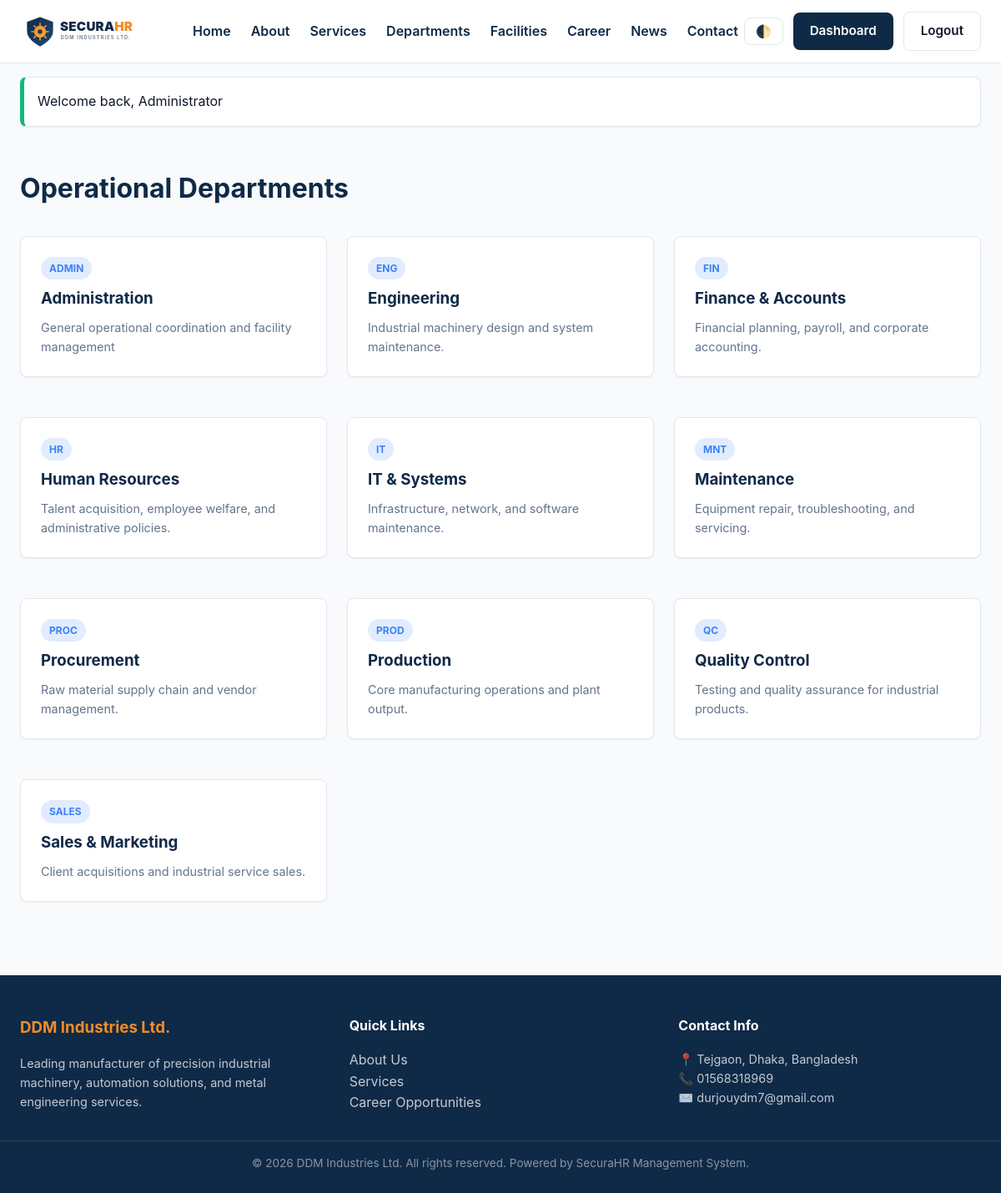
The app's page /public/departments.php (signed in) with its own data.
### tables this page shows
CREATE TABLE IF NOT EXISTS `departments` (
  `id` INT UNSIGNED AUTO_INCREMENT PRIMARY KEY,
  `code` VARCHAR(20) NOT NULL UNIQUE,
  `name` VARCHAR(100) NOT NULL,
  `description` TEXT NULL,
  `status` ENUM('active', 'inactive') NOT NULL DEFAULT 'active',
  `created_at` TIMESTAMP DEFAULT CURRENT_TIMESTAMP
);

### public/departments.php (the view)
<?php
require_once __DIR__ . '/../includes/header.php';
$pdo = getDBConnection();
$departments = $pdo->query("SELECT * FROM departments WHERE status = 'active' ORDER BY name ASC")->fetchAll();
?>
<div class="container" style="margin-top: 3rem;">
  <h1 style="color: var(--primary); margin-bottom: 2rem;">Operational Departments</h1>
  <div style="display: grid; grid-template-columns: repeat(auto-fit, minmax(280px, 1fr)); gap: 1.5rem;">
    <?php foreach ($departments as $dept): ?>
      <div class="card">
        <span class="badge badge-info"><?= htmlspecialchars($dept['code']) ?></span>
        <h3 style="color: var(--primary); margin: 0.5rem 0;"><?= htmlspecialchars($dept['name']) ?></h3>
        <p style="color: var(--text-muted); font-size: 0.9rem;"><?= htmlspecialchars($dept['description']) ?></p>
      </div>
    <?php endforeach; ?>
  </div>
</div>
<?php
require_once __DIR__ . '/../includes/footer.php';
?>

### css/style.css (style rules this page uses)
:root { --primary: #0F2A47; --primary-hover: #163B63; --accent: #F28C28; --accent-hover: #E07B17; --bg-main: #F8FAFC; --bg-card: #FFFFFF; --text-main: #0F172A; --text-muted: #64748B; --border-color: #E2E8F0; --success: #10B981; --warning: #F59E0B; --danger: #EF4444; --info: #3B82F6; --shadow-sm: 0 1px 2px 0 rgb(0 0 0 / 0.05); --shadow-md: 0 4px 6px -1px rgb(0 0 0 / 0.1); --shadow-lg: 0 10px 15px -3px rgb(0 0 0 / 0.1); --radius: 8px; --transition: all 0.25s ease-in-out; }
* { box-sizing: border-box; margin: 0; padding: 0; }
body { font-family: 'Inter', system-ui, -apple-system, sans-serif; background-color: var(--bg-main); color: var(--text-main); line-height: 1.6; transition: var(--transition); }
.container { width: 100%; max-width: 1200px; margin: 0 auto; padding: 0 1.5rem; }
.card { background: var(--bg-card); border: 1px solid var(--border-color); border-radius: var(--radius); padding: 1.5rem; box-shadow: var(--shadow-sm); margin-bottom: 1.5rem; }
.badge { display: inline-block; padding: 0.25rem 0.625rem; font-size: 0.75rem; font-weight: 700; border-radius: 50px; text-transform: uppercase; }
.badge-info { background: rgba(59, 130, 246, 0.15); color: var(--info); }

### records on screen
departments: code "ADMIN", name "Administration", description "General operational coordination and facility management"
departments: code "ENG", name "Engineering", description "Industrial machinery design and system maintenance."
departments: code "FIN", name "Finance & Accounts", description "Financial planning, payroll, and corporate accounting."
departments: code "HR", name "Human Resources", description "Talent acquisition, employee welfare, and administrative policies."
departments: code "IT", name "IT & Systems", description "Infrastructure, network, and software maintenance."
departments: code "MNT", name "Maintenance", description "Equipment repair, troubleshooting, and servicing."
departments: code "PROC", name "Procurement", description "Raw material supply chain and vendor management."
departments: code "PROD", name "Production", description "Core manufacturing operations and plant output."
departments: code "QC", name "Quality Control", description "Testing and quality assurance for industrial products."
departments: code "SALES", name "Sales & Marketing", description "Client acquisitions and industrial service sales."

### other values on screen
$flash['message'] "Welcome back, Administrator"
